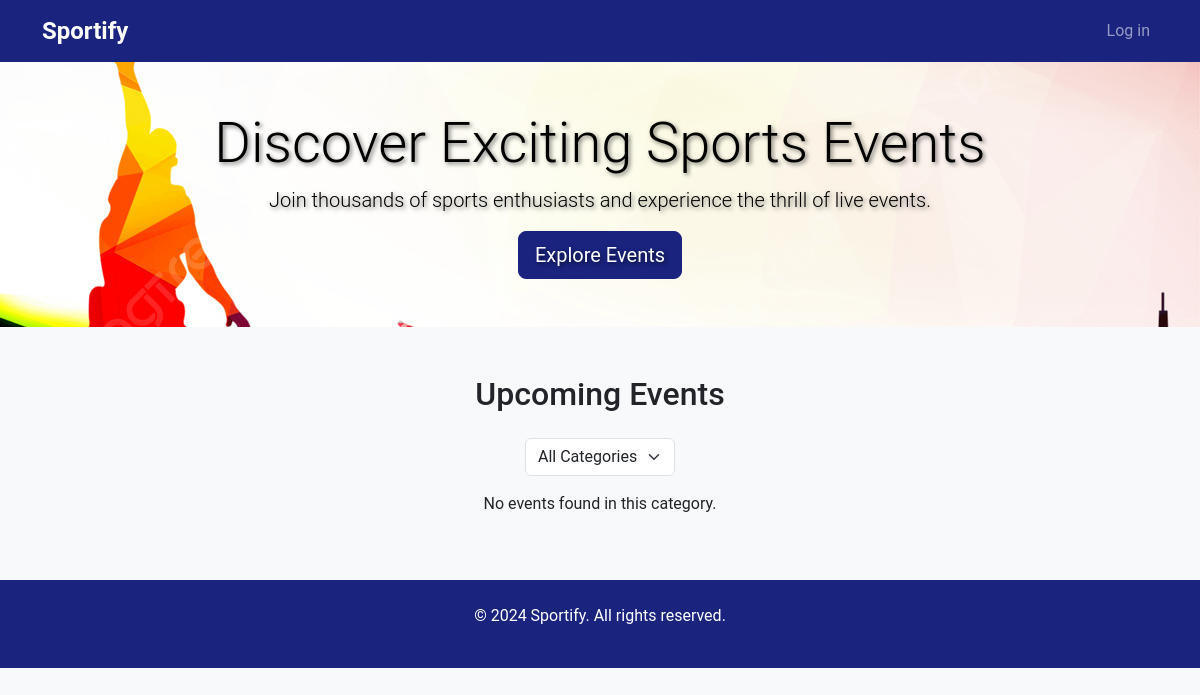
Before: / with the older database file.
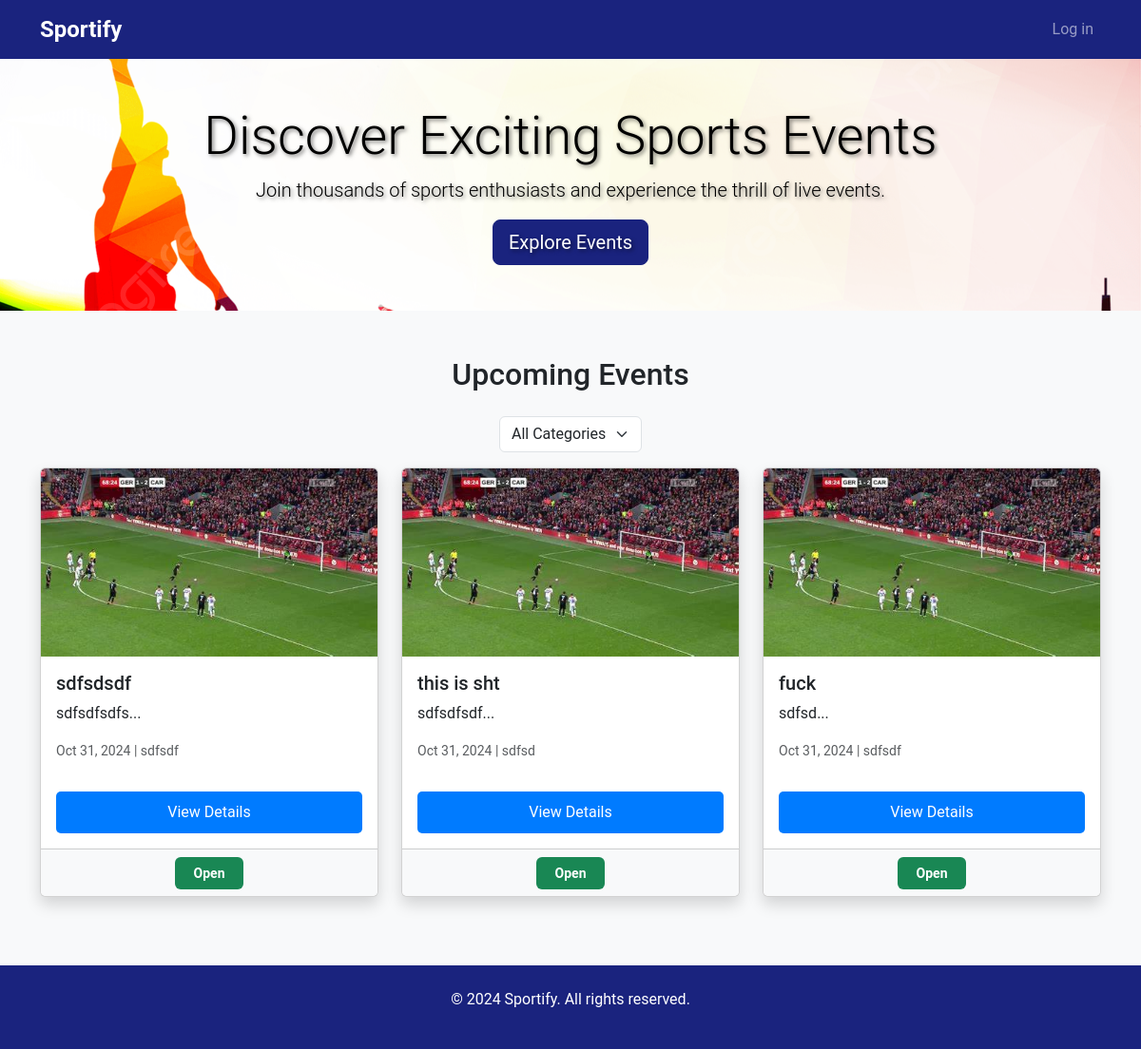
After: the same page with the newer database file.
### website/models.py (models this page shows, shortened)
class Event(db.Model):
    __tablename__ = 'events'
    id = db.Column(db.Integer, primary_key=True)
    name = db.Column(db.String(80), nullable=False)
    description = db.Column(db.Text, nullable=False)
    image = db.Column(db.String(150), nullable=False)  # Store path to the image
    price = db.Column(db.Integer, nullable=False)
    location = db.Column(db.String(150), nullable=False)
    datetime = db.Column(db.DateTime, nullable=False)
    capacity = db.Column(db.Integer, nullable=False)
    category = db.Column(db.String(50), nullable=False)
    status = db.Column(
        Enum(
            'Open', 'Inactive', 'Cancelled','Sold out', name='status of event'
        ),
        default='Open',
        nullable=False)
    user_id = db.Column(db.Integer, db.ForeignKey('users.id'), nullable=False)
    comments = db.relationship('Comment', backref='event', lazy=True)
    order = db.relationship('Order', backref='event', lazy=True)

### website/views.py (the view)
@main_bp.route('/')
def index():
    category = request.args.get('category')
    if category:
        events = Event.query.filter_by(category=category).all()
    else:
        events = Event.query.all()
    return render_template('index.html', events=events, selected_category=category)

### website/templates/index.html (shortened to what this page needs)
{% extends "base.html" %}
{% block content %}
<header class="jumbotron text-center py-5 mb-4">
    <div class="container">
        <h1 class="display-4">Discover Exciting Sports Events</h1>
        <p class="lead">Join thousands of sports enthusiasts and experience the thrill of live events.</p>
        <a href="#events" class="btn btn-primary btn-lg">Explore Events</a>
    </div>
</header>
<section id="events" class="container my-5">
    <h2 class="text-center mb-4">Upcoming Events</h2>
    <div class="d-flex justify-content-center mb-3">
        <form method="GET" action="{{ url_for('main.index') }}" class="form-inline">
            <select name="category" class="form-select" onchange="this.form.submit()">
                <option value="">All Categories</option>
            </select>
        </form>
    </div>
    <div class="row">
        {% if events %}
            {% for event in events %}
            <div class="col-md-4 mb-4">
                <div class="card h-100 shadow event-card">
                    <img src="{{ event.image }}" class="card-img-top" alt="{{ event.name }}">
                    <div class="card-body d-flex flex-column">
                        <h5 class="card-title">{{ event.name }}</h5>
                        <p class="card-text">{{ event.description[:100] }}...</p>
                        <p class="card-text mt-auto">
                            <small class="text-muted">
                                 {{ event.datetime.strftime('%b %d, %Y') }} |
                                 {{ event.location }}
                            </small>
                        </p>
                        <a href="{{ url_for('event.show', id=event.id) }}"
                           class="btn btn-primary custom-btn mt-3">View Details</a>
                    </div>
                    <div class="card-footer">
                        <span class="badge
                            {% if event.status == 'Open' %}bg-success
                            {% elif event.status == 'Sold Out' %}bg-danger
                            {% elif event.status == 'Cancelled' %}bg-dark
                            {% else %}bg-secondary{% endif %}">
                            {{ event.status }}
                        </span>
                    </div>
                </div>
            </div>
            {% endfor %}
        {% else %}
            <p class="text-center">No events found in this category.</p>
        {% endif %}
    </div>
</section>
{% endblock %}

### website/templates/base.html (shortened to what this page needs)
<!DOCTYPE html>
<html lang="en">
<head>
    <link href="https://cdn.jsdelivr.net/npm/bootstrap@5.3.2/dist/css/bootstrap.min.css" rel="stylesheet">
    <link rel="stylesheet" href="{{ url_for('static', filename='css/main.css') }}">
</head>
<body>
    <header>
        <nav class="navbar navbar-expand-lg navbar-dark bg-primary">
            <div class="container">
                <a class="navbar-brand" href="{{ url_for('main.index') }}">Sportify</a>
                <div class="collapse navbar-collapse" id="navbarNav">
                    <ul class="navbar-nav ms-auto">
                        {% if current_user.is_authenticated %}
                            <li class="nav-item"><a class="nav-link disabled" href="#">Hello, {{ current_user.username }}</a></li>
                            <li class="nav-item"><a class="nav-link" href="{{ url_for('main.index') }}">Home</a></li>
                            <li class="nav-item"><a class="nav-link" href="{{ url_for('event.create') }}">Create Event</a></li>
                            <li class="nav-item"> <a class="nav-link" href="{{ url_for('event.booking_history') }}">My Bookings</a></li>
                            <li class="nav-item"><a class="nav-link" href="{{ url_for('auth.logout') }}">Logout</a></li>
                        {% else %}
                            <li class="nav-item"><a class="nav-link" href="{{ url_for('auth.login') }}">Log in</a></li>
                        {% endif %}
                    </ul>
                </div>
            </div>
        </nav>
    </header>
    {% block content %}
    {% endblock %}
    <footer class="footer text-center py-4">
        <div class="container">
            <p>&copy; 2024 Sportify. All rights reserved.</p>
        </div>
    </footer>
</body>
</html>

### website/static/style/main.css (style rules this page uses)
body { font-family: 'Roboto', sans-serif; background-color: #f8f9fa; }
.navbar { background-color: #1a237e !important; }
.navbar-brand { font-weight: 700; font-size: 1.5rem; }
.jumbotron { background-image: url('../img/sports-background.jpg'); background-size: cover; background-position: center; color: black; text-shadow: 2px 2px 4px rgba(0, 0, 0, 0.5); }
.card { transition: transform 0.2s; }
.btn-primary { background-color: #1a237e; border-color: #1a237e; }
.footer { background-color: #1a237e; color: white; text-align: center; padding: 1rem; }
.card-body { flex-grow: 1; display: flex; flex-direction: column; justify-content: space-between; }
.card-body .btn { width: 100%; margin-top: auto; }
.card-footer { display: flex; justify-content: center; align-items: center; height: 50px; background-color: #f8f9fa; }
.badge { padding: 10px 20px; font-size: 0.875rem; }
.card-text { margin-bottom: 15px; }
.custom-btn { background-color: #007bff; border: none; border-radius: 5px; padding: 10px 20px; }

Changed rows visible on the page:
added Event: image (picture), name "sdfsdsdf", description "sdfsdfsdfs", datetime "Oct 31, 2024", location "sdfsdf", status "Open"
added Event: image (picture), name "this is sht", description "sdfsdfsdf", datetime "Oct 31, 2024", location "sdfsd", status "Open"
added Event: image (picture), name "fuck", description "sdfsd", datetime "Oct 31, 2024", location "sdfsdf", status "Open"
Other visible differences:
text no longer shown: "No events found in this category."
